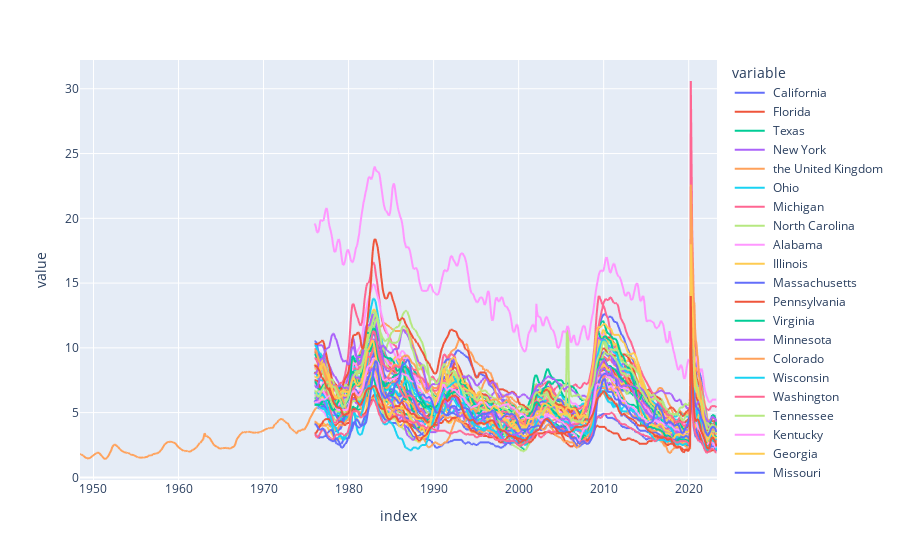

The notebook cell this image was saved under:
### Code cell
px.line(unemp_states)

### Figure 1 — Plotly figure (JSON) as saved in the notebook; plotly's stock layout.template omitted (floating-point values rounded to 4 significant figures; data arrays with more than 128 entries replaced by an {"elided": "..."} marker saying what was removed)
{"data": [{"hovertemplate": "variable= California<br>index=%{x}<br>value=%{y}<extra></extra>", "legendgroup": " California", "line": {"color": "#636efa", "dash": "solid"}, "marker": {"symbol": "circle"}, "mode": "lines", "name": " California", "showlegend": true, "type": "scattergl", "x": {"elided": "900 str values"}, "xaxis": "x", "y": {"elided": "900 float values"}, "yaxis": "y"}, {"hovertemplate": "variable= Florida<br>index=%{x}<br>value=%{y}<extra></extra>", "legendgroup": " Florida", "line": {"color": "#EF553B", "dash": "solid"}, "marker": {"symbol": "circle"}, "mode": "lines", "name": " Florida", "showlegend": true, "type": "scattergl", "x": {"elided": "900 str values"}, "xaxis": "x", "y": {"elided": "900 float values"}, "yaxis": "y"}, {"hovertemplate": "variable= Texas<br>index=%{x}<br>value=%{y}<extra></extra>", "legendgroup": " Texas", "line": {"color": "#00cc96", "dash": "solid"}, "marker": {"symbol": "circle"}, "mode": "lines", "name": " Texas", "showlegend": true, "type": "scattergl", "x": {"elided": "900 str values"}, "xaxis": "x", "y": {"elided": "900 float values"}, "yaxis": "y"}, {"hovertemplate": "variable= New York<br>index=%{x}<br>value=%{y}<extra></extra>", "legendgroup": " New York", "line": {"color": "#ab63fa", "dash": "solid"}, "marker": {"symbol": "circle"}, "mode": "lines", "name": " New York", "showlegend": true, "type": "scattergl", "x": {"elided": "900 str values"}, "xaxis": "x", "y": {"elided": "900 float values"}, "yaxis": "y"}, {"hovertemplate": "variable= the United Kingdom<br>index=%{x}<br>value=%{y}<extra></extra>", "legendgroup": " the United Kingdom", "line": {"color": "#FFA15A", "dash": "solid"}, "marker": {"symbol": "circle"}, "mode": "lines", "name": " the United Kingdom", "showlegend": true, "type": "scattergl", "x": {"elided": "900 str values"}, "xaxis": "x", "y": {"elided": "900 float values"}, "yaxis": "y"}, {"hovertemplate": "variable= Ohio<br>index=%{x}<br>value=%{y}<extra></extra>", "legendgroup": " Ohio", "line": {"color": "#19d3f3", "dash": "solid"}, "marker": {"symbol": "circle"}, "mode": "lines", "name": " Ohio", "showlegend": true, "type": "scattergl", "x": {"elided": "900 str values"}, "xaxis": "x", "y": {"elided": "900 float values"}, "yaxis": "y"}, {"hovertemplate": "variable= Michigan<br>index=%{x}<br>value=%{y}<extra></extra>", "legendgroup": " Michigan", "line": {"color": "#FF6692", "dash": "solid"}, "marker": {"symbol": "circle"}, "mode": "lines", "name": " Michigan", "showlegend": true, "type": "scattergl", "x": {"elided": "900 str values"}, "xaxis": "x", "y": {"elided": "900 float values"}, "yaxis": "y"}, {"hovertemplate": "variable= North Carolina<br>index=%{x}<br>value=%{y}<extra></extra>", "legendgroup": " North Carolina", "line": {"color": "#B6E880", "dash": "solid"}, "marker": {"symbol": "circle"}, "mode": "lines", "name": " North Carolina", "showlegend": true, "type": "scattergl", "x": {"elided": "900 str values"}, "xaxis": "x", "y": {"elided": "900 float values"}, "yaxis": "y"}, {"hovertemplate": "variable= Alabama<br>index=%{x}<br>value=%{y}<extra></extra>", "legendgroup": " Alabama", "line": {"color": "#FF97FF", "dash": "solid"}, "marker": {"symbol": "circle"}, "mode": "lines", "name": " Alabama", "showlegend": true, "type": "scattergl", "x": {"elided": "900 str values"}, "xaxis": "x", "y": {"elided": "900 float values"}, "yaxis": "y"}, {"hovertemplate": "variable= Illinois<br>index=%{x}<br>value=%{y}<extra></extra>", "legendgroup": " Illinois", "line": {"color": "#FECB52", "dash": "solid"}, "marker": {"symbol": "circle"}, "mode": "lines", "name": " Illinois", "showlegend": true, "type": "scattergl", "x": {"elided": "900 str values"}, "xaxis": "x", "y": {"elided": "900 float values"}, "yaxis": "y"}, {"hovertemplate": "variable= Massachusetts<br>index=%{x}<br>value=%{y}<extra></extra>", "legendgroup": " Massachusetts", "line": {"color": "#636efa", "dash": "solid"}, "marker": {"symbol": "circle"}, "mode": "lines", "name": " Massachusetts", "showlegend": true, "type": "scattergl", "x": {"elided": "900 str values"}, "xaxis": "x", "y": {"elided": "900 float values"}, "yaxis": "y"}, {"hovertemplate": "variable= Pennsylvania<br>index=%{x}<br>value=%{y}<extra></extra>", "legendgroup": " Pennsylvania", "line": {"color": "#EF553B", "dash": "solid"}, "marker": {"symbol": "circle"}, "mode": "lines", "name": " Pennsylvania", "showlegend": true, "type": "scattergl", "x": {"elided": "900 str values"}, "xaxis": "x", "y": {"elided": "900 float values"}, "yaxis": "y"}, {"hovertemplate": "variable= Virginia<br>index=%{x}<br>value=%{y}<extra></extra>", "legendgroup": " Virginia", "line": {"color": "#00cc96", "dash": "solid"}, "marker": {"symbol": "circle"}, "mode": "lines", "name": " Virginia", "showlegend": true, "type": "scattergl", "x": {"elided": "900 str values"}, "xaxis": "x", "y": {"elided": "900 float values"}, "yaxis": "y"}, {"hovertemplate": "variable= Minnesota<br>index=%{x}<br>value=%{y}<extra></extra>", "legendgroup": " Minnesota", "line": {"color": "#ab63fa", "dash": "solid"}, "marker": {"symbol": "circle"}, "mode": "lines", "name": " Minnesota", "showlegend": true, "type": "scattergl", "x": {"elided": "900 str values"}, "xaxis": "x", "y": {"elided": "900 float values"}, "yaxis": "y"}, {"hovertemplate": "variable= Colorado<br>index=%{x}<br>value=%{y}<extra></extra>", "legendgroup": " Colorado", "line": {"color": "#FFA15A", "dash": "solid"}, "marker": {"symbol": "circle"}, "mode": "lines", "name": " Colorado", "showlegend": true, "type": "scattergl", "x": {"elided": "900 str values"}, "xaxis": "x", "y": {"elided": "900 float values"}, "yaxis": "y"}, {"hovertemplate": "variable= Wisconsin<br>index=%{x}<br>value=%{y}<extra></extra>", "legendgroup": " Wisconsin", "line": {"color": "#19d3f3", "dash": "solid"}, "marker": {"symbol": "circle"}, "mode": "lines", "name": " Wisconsin", "showlegend": true, "type": "scattergl", "x": {"elided": "900 str values"}, "xaxis": "x", "y": {"elided": "900 float values"}, "yaxis": "y"}, {"hovertemplate": "variable= Washington<br>index=%{x}<br>value=%{y}<extra></extra>", "legendgroup": " Washington", "line": {"color": "#FF6692", "dash": "solid"}, "marker": {"symbol": "circle"}, "mode": "lines", "name": " Washington", "showlegend": true, "type": "scattergl", "x": {"elided": "900 str values"}, "xaxis": "x", "y": {"elided": "900 float values"}, "yaxis": "y"}, {"hovertemplate": "variable= Tennessee<br>index=%{x}<br>value=%{y}<extra></extra>", "legendgroup": " Tennessee", "line": {"color": "#B6E880", "dash": "solid"}, "marker": {"symbol": "circle"}, "mode": "lines", "name": " Tennessee", "showlegend": true, "type": "scattergl", "x": {"elided": "900 str values"}, "xaxis": "x", "y": {"elided": "900 float values"}, "yaxis": "y"}, {"hovertemplate": "variable= Kentucky<br>index=%{x}<br>value=%{y}<extra></extra>", "legendgroup": " Kentucky", "line": {"color": "#FF97FF", "dash": "solid"}, "marker": {"symbol": "circle"}, "mode": "lines", "name": " Kentucky", "showlegend": true, "type": "scattergl", "x": {"elided": "900 str values"}, "xaxis": "x", "y": {"elided": "900 float values"}, "yaxis": "y"}, {"hovertemplate": "variable= Georgia<br>index=%{x}<br>value=%{y}<extra></extra>", "legendgroup": " Georgia", "line": {"color": "#FECB52", "dash": "solid"}, "marker": {"symbol": "circle"}, "mode": "lines", "name": " Georgia", "showlegend": true, "type": "scattergl", "x": {"elided": "900 str values"}, "xaxis": "x", "y": {"elided": "900 float values"}, "yaxis": "y"}, {"hovertemplate": "variable= Missouri<br>index=%{x}<br>value=%{y}<extra></extra>", "legendgroup": " Missouri", "line": {"color": "#636efa", "dash": "solid"}, "marker": {"symbol": "circle"}, "mode": "lines", "name": " Missouri", "showlegend": true, "type": "scattergl", "x": {"elided": "900 str values"}, "xaxis": "x", "y": {"elided": "900 float values"}, "yaxis": "y"}, {"hovertemplate": "variable= New Jersey<br>index=%{x}<br>value=%{y}<extra></extra>", "legendgroup": " New Jersey", "line": {"color": "#EF553B", "dash": "solid"}, "marker": {"symbol": "circle"}, "mode": "lines", "name": " New Jersey", "showlegend": true, "type": "scattergl", "x": {"elided": "900 str values"}, "xaxis": "x", "y": {"elided": "900 float values"}, "yaxis": "y"}, {"hovertemplate": "variable= Oregon<br>index=%{x}<br>value=%{y}<extra></extra>", "legendgroup": " Oregon", "line": {"color": "#00cc96", "dash": "solid"}, "marker": {"symbol": "circle"}, "mode": "lines", "name": " Oregon", "showlegend": true, "type": "scattergl", "x": {"elided": "900 str values"}, "xaxis": "x", "y": {"elided": "900 float values"}, "yaxis": "y"}, {"hovertemplate": "variable= Indiana<br>index=%{x}<br>value=%{y}<extra></extra>", "legendgroup": " Indiana", "line": {"color": "#ab63fa", "dash": "solid"}, "marker": {"symbol": "circle"}, "mode": "lines", "name": " Indiana", "showlegend": true, "type": "scattergl", "x": {"elided": "900 str values"}, "xaxis": "x", "y": {"elided": "900 float values"}, "yaxis": "y"}, {"hovertemplate": "variable= New Mexico<br>index=%{x}<br>value=%{y}<extra></extra>", "legendgroup": " New Mexico", "line": {"color": "#FFA15A", "dash": "solid"}, "marker": {"symbol": "circle"}, "mode": "lines", "name": " New Mexico", "showlegend": true, "type": "scattergl", "x": {"elided": "900 str values"}, "xaxis": "x", "y": {"elided": "900 float values"}, "yaxis": "y"}, {"hovertemplate": "variable= Arizona<br>index=%{x}<br>value=%{y}<extra></extra>", "legendgroup": " Arizona", "line": {"color": "#19d3f3", "dash": "solid"}, "marker": {"symbol": "circle"}, "mode": "lines", "name": " Arizona", "showlegend": true, "type": "scattergl", "x": {"elided": "900 str values"}, "xaxis": "x", "y": {"elided": "900 float values"}, "yaxis": "y"}, {"hovertemplate": "variable= Arkansas<br>index=%{x}<br>value=%{y}<extra></extra>", "legendgroup": " Arkansas", "line": {"color": "#FF6692", "dash": "solid"}, "marker": {"symbol": "circle"}, "mode": "lines", "name": " Arkansas", "showlegend": true, "type": "scattergl", "x": {"elided": "900 str values"}, "xaxis": "x", "y": {"elided": "900 float values"}, "yaxis": "y"}, {"hovertemplate": "variable= Louisiana<br>index=%{x}<br>value=%{y}<extra></extra>", "legendgroup": " Louisiana", "line": {"color": "#B6E880", "dash": "solid"}, "marker": {"symbol": "circle"}, "mode": "lines", "name": " Louisiana", "showlegend": true, "type": "scattergl", "x": {"elided": "900 str values"}, "xaxis": "x", "y": {"elided": "900 float values"}, "yaxis": "y"}, {"hovertemplate": "variable= Maryland<br>index=%{x}<br>value=%{y}<extra></extra>", "legendgroup": " Maryland", "line": {"color": "#FF97FF", "dash": "solid"}, "marker": {"symbol": "circle"}, "mode": "lines", "name": " Maryland", "showlegend": true, "type": "scattergl", "x": {"elided": "900 str values"}, "xaxis": "x", "y": {"elided": "900 float values"}, "yaxis": "y"}, {"hovertemplate": "variable= Kansas<br>index=%{x}<br>value=%{y}<extra></extra>", "legendgroup": " Kansas", "line": {"color": "#FECB52", "dash": "solid"}, "marker": {"symbol": "circle"}, "mode": "lines", "name": " Kansas", "showlegend": true, "type": "scattergl", "x": {"elided": "900 str values"}, "xaxis": "x", "y": {"elided": "900 float values"}, "yaxis": "y"}, {"hovertemplate": "variable= Utah<br>index=%{x}<br>value=%{y}<extra></extra>", "legendgroup": " Utah", "line": {"color": "#636efa", "dash": "solid"}, "marker": {"symbol": "circle"}, "mode": "lines", "name": " Utah", "showlegend": true, "type": "scattergl", "x": {"elided": "900 str values"}, "xaxis": "x", "y": {"elided": "900 float values"}, "yaxis": "y"}, {"hovertemplate": "variable= West Virginia<br>index=%{x}<br>value=%{y}<extra></extra>", "legendgroup": " West Virginia", "line": {"color": "#EF553B", "dash": "solid"}, "marker": {"symbol": "circle"}, "mode": "lines", "name": " West Virginia", "showlegend": true, "type": "scattergl", "x": {"elided": "900 str values"}, "xaxis": "x", "y": {"elided": "900 float values"}, "yaxis": "y"}, {"hovertemplate": "variable= South Carolina<br>index=%{x}<br>value=%{y}<extra></extra>", "legendgroup": " South Carolina", "line": {"color": "#00cc96", "dash": "solid"}, "marker": {"symbol": "circle"}, "mode": "lines", "name": " South Carolina", "showlegend": true, "type": "scattergl", "x": {"elided": "900 str values"}, "xaxis": "x", "y": {"elided": "900 float values"}, "yaxis": "y"}, {"hovertemplate": "variable= Alaska<br>index=%{x}<br>value=%{y}<extra></extra>", "legendgroup": " Alaska", "line": {"color": "#ab63fa", "dash": "solid"}, "marker": {"symbol": "circle"}, "mode": "lines", "name": " Alaska", "showlegend": true, "type": "scattergl", "x": {"elided": "900 str values"}, "xaxis": "x", "y": {"elided": "900 float values"}, "yaxis": "y"}, {"hovertemplate": "variable= Iowa<br>index=%{x}<br>value=%{y}<extra></extra>", "legendgroup": " Iowa", "line": {"color": "#FFA15A", "dash": "solid"}, "marker": {"symbol": "circle"}, "mode": "lines", "name": " Iowa", "showlegend": true, "type": "scattergl", "x": {"elided": "900 str values"}, "xaxis": "x", "y": {"elided": "900 float values"}, "yaxis": "y"}, {"hovertemplate": "variable= Oklahoma<br>index=%{x}<br>value=%{y}<extra></extra>", "legendgroup": " Oklahoma", "line": {"color": "#19d3f3", "dash": "solid"}, "marker": {"symbol": "circle"}, "mode": "lines", "name": " Oklahoma", "showlegend": true, "type": "scattergl", "x": {"elided": "900 str values"}, "xaxis": "x", "y": {"elided": "900 float values"}, "yaxis": "y"}, {"hovertemplate": "variable= Nevada<br>index=%{x}<br>value=%{y}<extra></extra>", "legendgroup": " Nevada", "line": {"color": "#FF6692", "dash": "solid"}, "marker": {"symbol": "circle"}, "mode": "lines", "name": " Nevada", "showlegend": true, "type": "scattergl", "x": {"elided": "900 str values"}, "xaxis": "x", "y": {"elided": "900 float values"}, "yaxis": "y"}, {"hovertemplate": "variable= Connecticut<br>index=%{x}<br>value=%{y}<extra></extra>", "legendgroup": " Connecticut", "line": {"color": "#B6E880", "dash": "solid"}, "marker": {"symbol": "circle"}, "mode": "lines", "name": " Connecticut", "showlegend": true, "type": "scattergl", "x": {"elided": "900 str values"}, "xaxis": "x", "y": {"elided": "900 float values"}, "yaxis": "y"}, {"hovertemplate": "variable= Puerto Rico<br>index=%{x}<br>value=%{y}<extra></extra>", "legendgroup": " Puerto Rico", "line": {"color": "#FF97FF", "dash": "solid"}, "marker": {"symbol": "circle"}, "mode": "lines", "name": " Puerto Rico", "showlegend": true, "type": "scattergl", "x": {"elided": "900 str values"}, "xaxis": "x", "y": {"elided": "900 float values"}, "yaxis": "y"}, {"hovertemplate": "variable= Maine<br>index=%{x}<br>value=%{y}<extra></extra>", "legendgroup": " Maine", "line": {"color": "#FECB52", "dash": "solid"}, "marker": {"symbol": "circle"}, "mode": "lines", "name": " Maine", "showlegend": true, "type": "scattergl", "x": {"elided": "900 str values"}, "xaxis": "x", "y": {"elided": "900 float values"}, "yaxis": "y"}, {"hovertemplate": "variable= Nebraska<br>index=%{x}<br>value=%{y}<extra></extra>", "legendgroup": " Nebraska", "line": {"color": "#636efa", "dash": "solid"}, "marker": {"symbol": "circle"}, "mode": "lines", "name": " Nebraska", "showlegend": true, "type": "scattergl", "x": {"elided": "900 str values"}, "xaxis": "x", "y": {"elided": "900 float values"}, "yaxis": "y"}, {"hovertemplate": "variable= North Dakota<br>index=%{x}<br>value=%{y}<extra></extra>", "legendgroup": " North Dakota", "line": {"color": "#EF553B", "dash": "solid"}, "marker": {"symbol": "circle"}, "mode": "lines", "name": " North Dakota", "showlegend": true, "type": "scattergl", "x": {"elided": "900 str values"}, "xaxis": "x", "y": {"elided": "900 float values"}, "yaxis": "y"}, {"hovertemplate": "variable= Idaho<br>index=%{x}<br>value=%{y}<extra></extra>", "legendgroup": " Idaho", "line": {"color": "#00cc96", "dash": "solid"}, "marker": {"symbol": "circle"}, "mode": "lines", "name": " Idaho", "showlegend": true, "type": "scattergl", "x": {"elided": "900 str values"}, "xaxis": "x", "y": {"elided": "900 float values"}, "yaxis": "y"}, {"hovertemplate": "variable= Delaware<br>index=%{x}<br>value=%{y}<extra></extra>", "legendgroup": " Delaware", "line": {"color": "#ab63fa", "dash": "solid"}, "marker": {"symbol": "circle"}, "mode": "lines", "name": " Delaware", "showlegend": true, "type": "scattergl", "x": {"elided": "900 str values"}, "xaxis": "x", "y": {"elided": "900 float values"}, "yaxis": "y"}, {"hovertemplate": "variable= Hawaii<br>index=%{x}<br>value=%{y}<extra></extra>", "legendgroup": " Hawaii", "line": {"color": "#FFA15A", "dash": "solid"}, "marker": {"symbol": "circle"}, "mode": "lines", "name": " Hawaii", "showlegend": true, "type": "scattergl", "x": {"elided": "900 str values"}, "xaxis": "x", "y": {"elided": "900 float values"}, "yaxis": "y"}, {"hovertemplate": "variable= New Hampshire<br>index=%{x}<br>value=%{y}<extra></extra>", "legendgroup": " New Hampshire", "line": {"color": "#19d3f3", "dash": "solid"}, "marker": {"symbol": "circle"}, "mode": "lines", "name": " New Hampshire", "showlegend": true, "type": "scattergl", "x": {"elided": "900 str values"}, "xaxis": "x", "y": {"elided": "900 float values"}, "yaxis": "y"}, {"hovertemplate": "variable= South Dakota<br>index=%{x}<br>value=%{y}<extra></extra>", "legendgroup": " South Dakota", "line": {"color": "#FF6692", "dash": "solid"}, "marker": {"symbol": "circle"}, "mode": "lines", "name": " South Dakota", "showlegend": true, "type": "scattergl", "x": {"elided": "900 str values"}, "xaxis": "x", "y": {"elided": "900 float values"}, "yaxis": "y"}, {"hovertemplate": "variable= Mississippi<br>index=%{x}<br>value=%{y}<extra></extra>", "legendgroup": " Mississippi", "line": {"color": "#B6E880", "dash": "solid"}, "marker": {"symbol": "circle"}, "mode": "lines", "name": " Mississippi", "showlegend": true, "type": "scattergl", "x": {"elided": "900 str values"}, "xaxis": "x", "y": {"elided": "900 float values"}, "yaxis": "y"}, {"hovertemplate": "variable= Montana<br>index=%{x}<br>value=%{y}<extra></extra>", "legendgroup": " Montana", "line": {"color": "#FF97FF", "dash": "solid"}, "marker": {"symbol": "circle"}, "mode": "lines", "name": " Montana", "showlegend": true, "type": "scattergl", "x": {"elided": "900 str values"}, "xaxis": "x", "y": {"elided": "900 float values"}, "yaxis": "y"}, {"hovertemplate": "variable= Rhode Island<br>index=%{x}<br>value=%{y}<extra></extra>", "legendgroup": " Rhode Island", "line": {"color": "#FECB52", "dash": "solid"}, "marker": {"symbol": "circle"}, "mode": "lines", "name": " Rhode Island", "showlegend": true, "type": "scattergl", "x": {"elided": "900 str values"}, "xaxis": "x", "y": {"elided": "900 float values"}, "yaxis": "y"}, {"hovertemplate": "variable= Wyoming<br>index=%{x}<br>value=%{y}<extra></extra>", "legendgroup": " Wyoming", "line": {"color": "#636efa", "dash": "solid"}, "marker": {"symbol": "circle"}, "mode": "lines", "name": " Wyoming", "showlegend": true, "type": "scattergl", "x": {"elided": "900 str values"}, "xaxis": "x", "y": {"elided": "900 float values"}, "yaxis": "y"}, {"hovertemplate": "variable= Vermont<br>index=%{x}<br>value=%{y}<extra></extra>", "legendgroup": " Vermont", "line": {"color": "#EF553B", "dash": "solid"}, "marker": {"symbol": "circle"}, "mode": "lines", "name": " Vermont", "showlegend": true, "type": "scattergl", "x": {"elided": "900 str values"}, "xaxis": "x", "y": {"elided": "900 float values"}, "yaxis": "y"}], "layout": {"legend": {"title": {"text": "variable"}, "tracegroupgap": 0}, "margin": {"t": 60}, "xaxis": {"anchor": "y", "domain": [0, 1], "title": {"text": "index"}}, "yaxis": {"anchor": "x", "domain": [0, 1], "title": {"text": "value"}}}}
